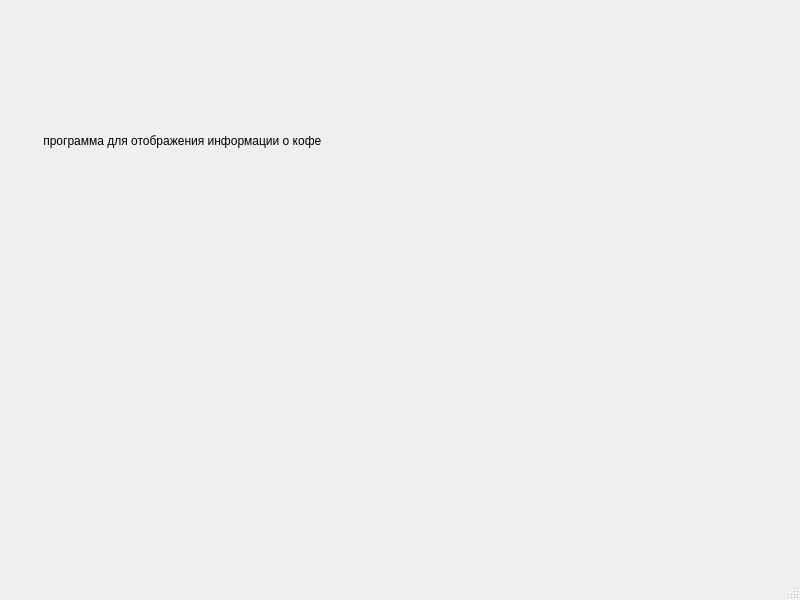
<?xml version="1.0" encoding="UTF-8"?>
<ui version="4.0">
 <class>MainWindow</class>
 <widget class="QMainWindow" name="MainWindow">
  <property name="geometry">
   <rect>
    <x>0</x>
    <y>0</y>
    <width>800</width>
    <height>600</height>
   </rect>
  </property>
  <property name="windowTitle">
   <string>MainWindow</string>
  </property>
  <widget class="QWidget" name="centralwidget">
   <widget class="QLabel" name="label">
    <property name="geometry">
     <rect>
      <x>40</x>
      <y>60</y>
      <width>671</width>
      <height>161</height>
     </rect>
    </property>
    <property name="text">
     <string> программа для отображения информации о кофе</string>
    </property>
   </widget>
  </widget>
  <widget class="QMenuBar" name="menubar">
   <property name="geometry">
    <rect>
     <x>0</x>
     <y>0</y>
     <width>800</width>
     <height>21</height>
    </rect>
   </property>
  </widget>
  <widget class="QStatusBar" name="statusbar"/>
 </widget>
 <resources/>
 <connections/>
</ui>
